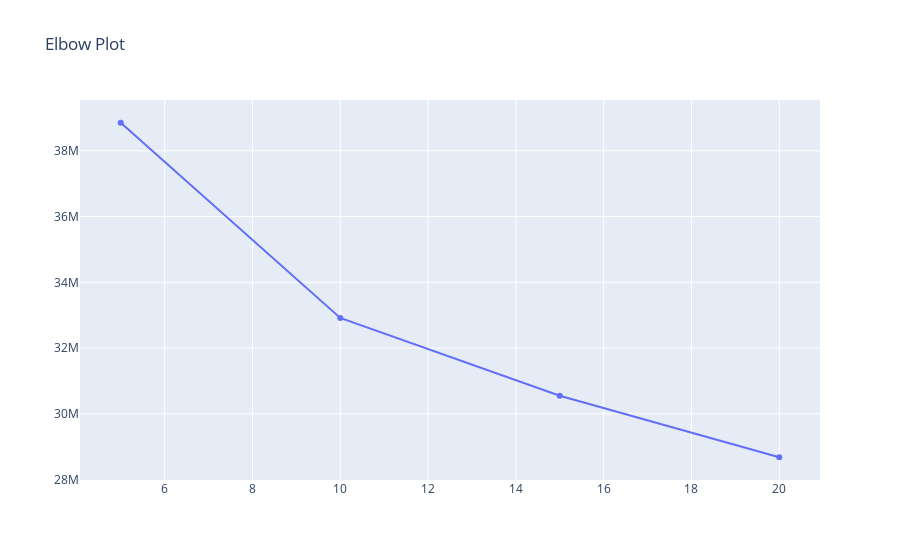

Here is the notebook cell this chart was saved with:
### Code cell
# Investigate the change in within-cluster distance across number of clusters.
# HINT: Use matplotlib's plot function to visualize this relationship.
fig = go.Figure(go.Scatter(x=clusters, y=ls_score, mode='lines+markers', name='number_of_clusters'),
               go.Layout(title='Elbow Plot'))
fig.show()

### Figure 1 — Plotly figure (JSON) as saved in the notebook; plotly's stock layout.template omitted (floating-point values rounded to 4 significant figures)
{"data": [{"mode": "lines+markers", "name": "number_of_clusters", "type": "scatter", "x": [5, 10, 15, 20], "y": [38850000.0, 32920000.0, 30550000.0, 28680000.0]}], "layout": {"title": {"text": "Elbow Plot"}}}
